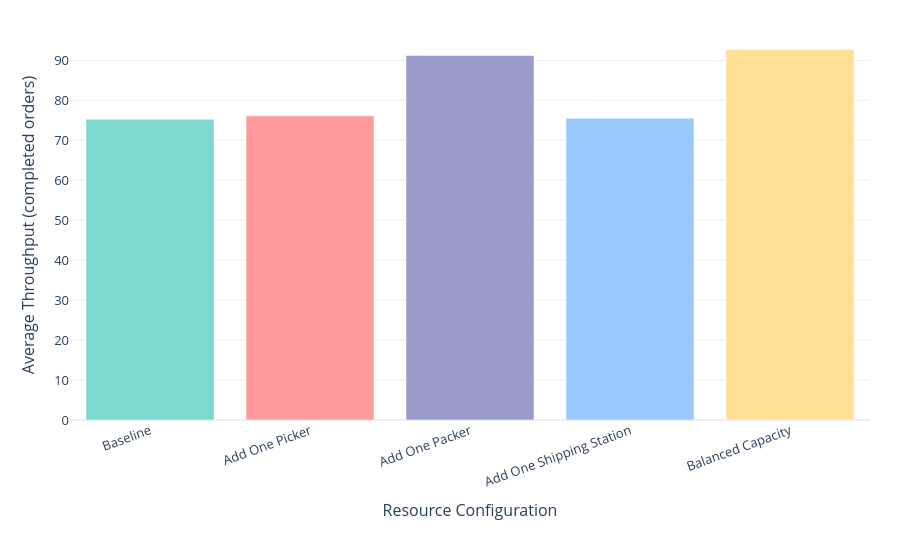

Notebook code for this chart:
### Code cell
# Interactive Figure 3:
# Average Throughput by Resource Configuration

figure3_df = (
    plot_df
    .set_index("scenario_name")
    .loc[scenario_order]
    .reset_index()
)

fig3_interactive = go.Figure()

fig3_interactive.add_trace(
    go.Bar(
        x=figure3_df["scenario_name"],
        y=figure3_df["throughput_mean"],
        marker_color=scenario_colors,
        customdata=figure3_df["throughput_mean"],
        hovertemplate=(
            "<b>%{x}</b><br>"
            "Average Throughput: %{customdata:.3f} orders"
            "<extra></extra>"
        )
    )
)

fig3_interactive.update_layout(
    xaxis_title="Resource Configuration",
    yaxis_title="Average Throughput (completed orders)",
    template="plotly_white",
    height=550,
    margin=dict(l=70, r=30, t=30, b=130),
    showlegend=False,
    font=dict(size=13)
)

fig3_interactive.update_xaxes(
    tickangle=-20
)

fig3_interactive.update_yaxes(
    rangemode="tozero"
)

figure3_html_path = (
    interactive_dir /
    "figure3_throughput.html"
)

fig3_interactive.write_html(
    figure3_html_path,
    include_plotlyjs="cdn",
    full_html=True,
    config={
        "responsive": True,
        "displaylogo": False
    }
)

print("Interactive Figure 3 saved to:")
print(figure3_html_path)

fig3_interactive.show()

### Figure 1 — Plotly figure (JSON) as saved in the notebook; plotly's stock layout.template omitted (floating-point values rounded to 4 significant figures)
{"data": [{"customdata": [75.27, 76.13, 91.23, 75.53, 92.73], "hovertemplate": "<b>%{x}</b><br>Average Throughput: %{customdata:.3f} orders<extra></extra>", "marker": {"color": ["#7DD8CE", "#FF9B9A", "#9A9BCB", "#9AC9FF", "#FEDF94"]}, "type": "bar", "x": ["Baseline", "Add One Picker", "Add One Packer", "Add One Shipping Station", "Balanced Capacity"], "y": [75.27, 76.13, 91.23, 75.53, 92.73]}], "layout": {"font": {"size": 13}, "height": 550, "margin": {"b": 130, "l": 70, "r": 30, "t": 30}, "showlegend": false, "xaxis": {"tickangle": -20, "title": {"text": "Resource Configuration"}}, "yaxis": {"rangemode": "tozero", "title": {"text": "Average Throughput (completed orders)"}}}}
